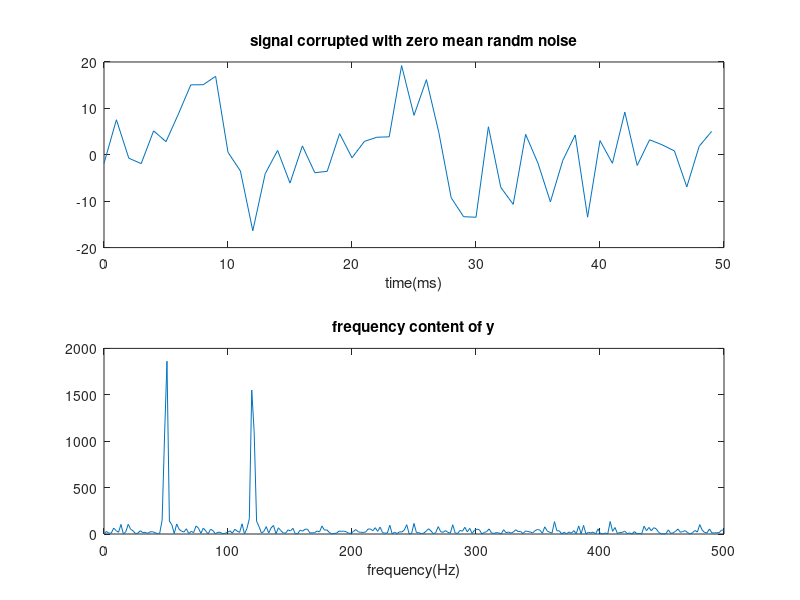

The MATLAB script that drew this image:
clc;
close all;
clear all;
t=0:0.001:6;
x=5*cos(2*pi*120*t)+5*sin(2*pi*50*t);
y=x+5*randn(size(t));
subplot(2,1,1);
plot(1000*t(1:50),y(1:50));
title('signal corrupted with zero mean randm noise');
xlabel('time(ms)');
f=1000*(0:256)/512;
z=fft(y,512);
pyy=z.*conj(z)/512;
subplot(2,1,2);
plot(f,pyy(1:257));
title('frequency content of y');
xlabel('frequency(Hz)');

